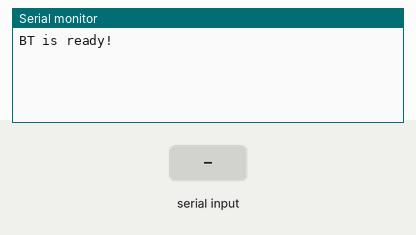
This sketch was run on a simulated Arduino Uno, built with avr-gcc and run on an emulated ATmega328P. On the bench: the last lines printed to the serial monitor. The test bench sets the inputs (shaded band).

Above: at 1.2 s.
1.3 s: "90,45\n" received over the second serial link
At 1.8 s:
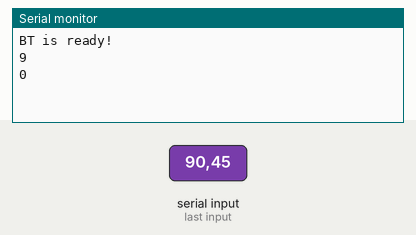
2.8 s: "30,150\n" received over the second serial link
At 4.8 s:
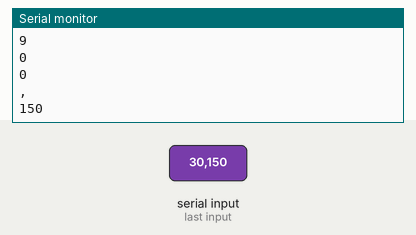
Timing chart, 0 to 6.3 s (numbered marks = the images above; inputs shaded):
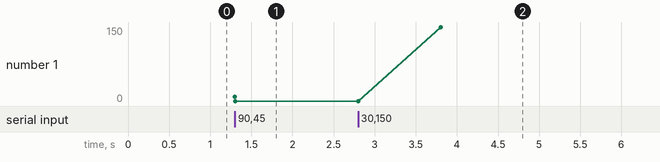

The sketch:

BT.ino
```cpp
#include <SoftwareSerial.h>   // 引用程式庫

// 定義連接藍牙模組的序列埠
SoftwareSerial BT(8, 9); // 接收腳, 傳送腳
char cmd[1];  // 儲存接收資料的變數


void setup() {
  Serial.begin(9600);   // 與電腦序列埠連線
  Serial.println("BT is ready!");

  // 設定藍牙模組的連線速率
  // 如果是HC-05，請改成38400
  BT.begin(9600);
}

void loop() {
  // 若收到「序列埠監控視窗」的資料，則送到藍牙模組
  if (Serial.available()) {
//    val = Serial.read();
//    BT.print(val);
  }
  // 若收到藍牙模組的資料，則送到「序列埠監控視窗」
  if (BT.available()) {
      BT.readBytes(cmd,1);
      char action = cmd[0];
      int x,y;
      x = BT.parseInt();
      y = BT.parseInt();
      Serial.println(action);

      Serial.println(x);
  }

}
```

Measured:
- after the input at 1.3 s, the serial monitor: prints a new line at once (image 1)
- after the input at 2.8 s, the serial monitor: prints a new line after 1.0 s (image 2)
- plotted number 1: 0 → 150 after the input at 2.8 s
